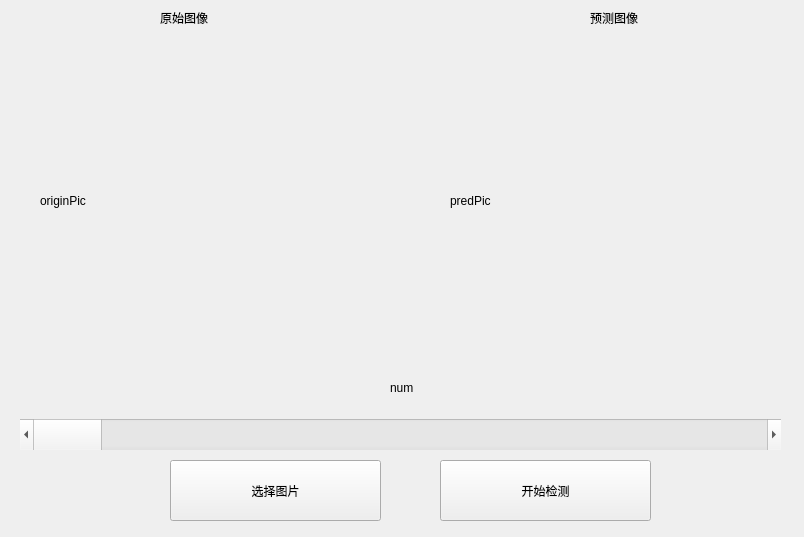
<?xml version="1.0" encoding="UTF-8"?>
<ui version="4.0">
 <class>Dialog</class>
 <widget class="QDialog" name="Dialog">
  <property name="geometry">
   <rect>
    <x>0</x>
    <y>0</y>
    <width>804</width>
    <height>537</height>
   </rect>
  </property>
  <property name="windowTitle">
   <string>息肉检测系统</string>
  </property>
  <property name="windowIcon">
   <iconset>
    <normaloff>C:/Users/wang/Desktop/jn.jpg</normaloff>C:/Users/wang/Desktop/jn.jpg</iconset>
  </property>
  <widget class="QPushButton" name="selectPicPushButton">
   <property name="geometry">
    <rect>
     <x>170</x>
     <y>460</y>
     <width>211</width>
     <height>61</height>
    </rect>
   </property>
   <property name="text">
    <string>选择图片</string>
   </property>
   <property name="autoDefault">
    <bool>false</bool>
   </property>
  </widget>
  <widget class="QLabel" name="label">
   <property name="geometry">
    <rect>
     <x>160</x>
     <y>10</y>
     <width>72</width>
     <height>15</height>
    </rect>
   </property>
   <property name="text">
    <string>原始图像</string>
   </property>
  </widget>
  <widget class="QLabel" name="label_2">
   <property name="geometry">
    <rect>
     <x>590</x>
     <y>10</y>
     <width>72</width>
     <height>15</height>
    </rect>
   </property>
   <property name="text">
    <string>预测图像</string>
   </property>
  </widget>
  <widget class="QScrollBar" name="scrollBar">
   <property name="geometry">
    <rect>
     <x>20</x>
     <y>419</y>
     <width>761</width>
     <height>31</height>
    </rect>
   </property>
   <property name="orientation">
    <enum>Qt::Horizontal</enum>
   </property>
  </widget>
  <widget class="QLabel" name="originPic">
   <property name="geometry">
    <rect>
     <x>40</x>
     <y>40</y>
     <width>311</width>
     <height>321</height>
    </rect>
   </property>
   <property name="text">
    <string>originPic</string>
   </property>
  </widget>
  <widget class="QLabel" name="predPic">
   <property name="geometry">
    <rect>
     <x>450</x>
     <y>40</y>
     <width>311</width>
     <height>321</height>
    </rect>
   </property>
   <property name="text">
    <string>predPic</string>
   </property>
  </widget>
  <widget class="QPushButton" name="predPicPushButton">
   <property name="geometry">
    <rect>
     <x>440</x>
     <y>460</y>
     <width>211</width>
     <height>61</height>
    </rect>
   </property>
   <property name="text">
    <string>开始检测</string>
   </property>
   <property name="autoDefault">
    <bool>false</bool>
   </property>
  </widget>
  <widget class="QLabel" name="label_num">
   <property name="geometry">
    <rect>
     <x>390</x>
     <y>380</y>
     <width>72</width>
     <height>15</height>
    </rect>
   </property>
   <property name="text">
    <string>num</string>
   </property>
  </widget>
 </widget>
 <resources/>
 <connections/>
</ui>
